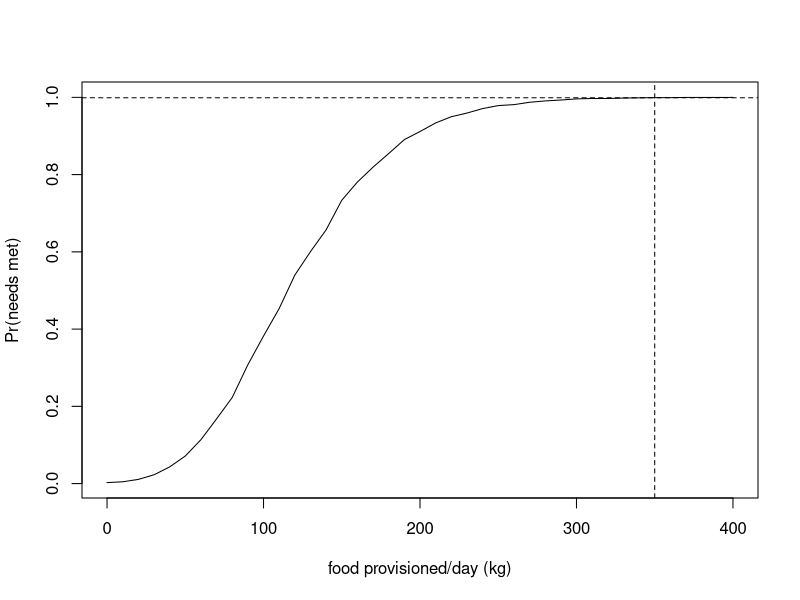

Generate this figure with R: (Note: a time limit stopped this script after it produced the figure.)
##################################
## whale shark energetics model ##
## Corey Bradshaw 13.10.2022    ##
##################################

###################################################################################################################
## accompanies paper:                                                                                            ##
## BARRY, C, C LEGASPI, TM CLARKE, G ARAUJO, CJA BRADSHAW, AC GLEISS, L MEYER, A PONZO, C HUVENEERS. In review.  ##
## A new approach to evaluate the energetic cost of whale shark tourism. Biological Conservation                 ##
###################################################################################################################

# fixed deterministic parameters
tmpR <- 25 # temperature at routine (ºC)
tmpP <- 30 # temperature at provisioning (ºC)
tmpCoef <- 2.64 # temperature coefficient
RMR2SMR <- 1.459854 # RMR/SMR ratio

# deterministic parameters with uncertainties
actRmn <- 0.01294 # routine activity
actRsd <- 0.001045037
actPmn <- 0.02453 # provisioning activity
actPsd <- 0.005184831
EdensPMmn <- 1.357 # energy density of provisioned meal (kj/g wet weight) (Motta, et al. 2010)
EdensPMsd <- 0.084 # (Motta, et al. 2010)
SMRexpmn <- 0.8406 # SMR scaling exponent
SMRexpsd <- 0.0271

# length-mass relationship
WSLmn <- 5.5 # whale shark length (m)
WSLsd <- 1.3
WSLMexp <- 2.862 # mass-length exponent (Hsu et al. 2012)
WSmassCalc <- 1000*12.1*WSLmn^WSLMexp # calculated mass (g) (test with mean)

# deterministic (mean) calculations
SMR15int <- 1.1366 # SMR15 intercept
SMR15 <- exp(SMRexpmn*log(WSmassCalc)-SMR15int) # SMR at 15 ºC
SMRnp <- tmpCoef^(1/(10/(tmpR-15)))*SMR15 # SMR (non-provisioned) (mg O2 h-1)
MRnp <- SMRnp*RMR2SMR # MR- (non-provisioned) (mg O2 h-1)
O2np <- SMRnp*(RMR2SMR-1) # O2 for activity (non-provisioned) (mg O2 h-1)
O2p <- O2np/actRmn*actPmn # O2 for activity (provisioned) (mg O2 h-1)
SMRp <- tmpCoef^(1/(10/(tmpP-15)))*SMR15 # SMR (provisioned) (mg O2 h-1)
MRp <- O2p+SMRp # MR (provisioned) (mg O2 h-1)
dO2cons <- MRp - MRnp # Δ oxygen consumption/hour (mg O2 h-1)
Eeqh <- dO2cons/1000*13.6 # energy equivalent (kJ) per hour
Ewastage <- 0.73
Beqh <- (Eeqh/EdensPMmn)/Ewastage # biomass equivalent (g of fish) per hour

# number of whale sharks in area
# 12.7 ± 4.3 SD individual whale sharks seen in survey area daily,
# with max presence 26 individuals (Aug 10 2013) (Araujo, et al. 2014)
Nws.daily.mn <- 12.7
Nws.daily.sd <- 4.3

# duration of tourism operation (hours)
tour.dur.min <- 4
tour.dur.max <- 6

# sea-surface temperatures
setwd("~/.../data/")
SSTdat <- read.csv("SST.csv", header=T)

# food provision vector (0-400 kg), in 10 kg increments
prov.vec <- seq(0,400,10)


########################
## stochastic run 1:  ##
## number of sharks   ##
## from distribution  ##
########################

iter <- 10000 # number of iterations per provision increment

# cycle through provisioning vector
prob.needs.met <- rep(NA,length(prov.vec)) # storage vector
for (p in 1:length(prov.vec)) {

  needs.met <- rep(NA,iter) # storage vector
  for (i in 1:iter) {
    # GENERATE NUMBER OF SHARKS ON DAY
    nWSday.it <- round(rnorm(1, mean=Nws.daily.mn, sd=Nws.daily.sd),0)
    nWSday.it <- ifelse(nWSday.it < 0, 0, nWSday.it)
    
    # GENERATE LENGTH DISTRIBUTION OF THOSE SHARKS
    lenDISTday.it <- rnorm(nWSday.it, mean=WSLmn, sd=WSLsd)
    
    # TRANSLATE LENGTHS TO MASSES (g)
    massDISTday.it <- 1000*12.1*lenDISTday.it^WSLMexp
    
    # SAMPLE A TEMPERATURE FOR THIS DAY
    tmpDAY <- sample(SSTdat$monthSSTmn,1,replace=T)
    
    # APPLY AN ACTIVITY TO EACH SHARK
    actRindDAY <- rnorm(nWSday.it, mean=actRmn, sd=actRsd) # routine
    actPindDAY <- rnorm(nWSday.it, mean=actPmn, sd=actPsd) # provisioning
    
    # SMR15 FOR EACH SHARK
    # SMR scaling expoonent for each shark
    SMRexpIND <- rnorm(nWSday.it, mean=SMRexpmn, sd=SMRexpsd)
    
    SMR15indDAY <- rep(NA,nWSday.it)
    for (w in 1:nWSday.it) {
      SMR15indDAY[w] <- exp(SMRexpIND[w]*log(massDISTday.it[w])-SMR15int)  
    }
    
    # SMR NON-PROVISIONED
    SMRnp.vec <- tmpCoef^(1/(10/(tmpR-15)))*SMR15indDAY
    
    # MR NON-PROVISIONED
    MRnp.vec <- SMRnp.vec*RMR2SMR
    
    # O2 NON-PROVISIONED
    O2np.vec <- SMRnp.vec*(RMR2SMR-1) # O2 for activity (non-provisioned) (mg O2 h-1)
    
    # O2 FOR ACTIVITY (PROVISIONED)
    O2p.vec <- O2np.vec/actRindDAY*actPindDAY
    
    # SMR (PROVISIONED)
    SMRp.vec <- tmpCoef^(1/(10/(tmpDAY-15)))*SMR15indDAY
    
    # MR (PROVISIONED)
    MRp.vec <- O2p.vec + SMRp.vec 
    
    # Δ 02 CONSUMPTION/HOUR
    dO2cons.vec <- MRp.vec - MRnp.vec
    
    # # energy equivalent (kJ) per hour
    Eeqh.vec <- dO2cons.vec/1000*13.6 
    
    # ENERGY DENSITY OF FOOD PROVIDED THAT DAY
    EdensPMday <- rnorm(1,mean=EdensPMmn,sd=EdensPMsd)
    
    # BIOMASS EQUIVALENT (g SHRIMP) PER HOUR REQUIRED TO BREAK EVEN
    Beqh.vec <- (Eeqh.vec/EdensPMday)/Ewastage 
    
    # MULTIPLY BIOMASS EQUIVALENT BY NUMBER OF HOURS OF OPERATION
    opDAY <- runif(1, min=tour.dur.min, max=tour.dur.max)
    Beq.vec <- Beqh.vec*opDAY
    
    # TOTAL AMOUNT OF SHRIMP NEEDED TO BREAK EVEN ACROSS ALL SHARKS THIS DAY (kg)
    BeqTOT <- sum(Beq.vec, na.rm=T)/1000
    
    # DID AMOUNT OF SHRIMP ACTUALLY SUPPLIED PER DAY MEET THE MINIMUM REQUIREMENT?
    needs.met[i] <- ifelse(BeqTOT <= prov.vec[p], 1, 0)
    
  } # end i
  
  prob.needs.met[p] <- sum(needs.met)/length(na.omit(needs.met))
  print(paste("food provided/day = ", prov.vec[p], " (kg)", sep=""))
  
} # end p

plot(prov.vec, prob.needs.met,type="l", xlab="food provisioned/day (kg)", ylab="Pr(needs met)")
abline(h=0.999, lty=2)
abline(v=prov.vec[min(which(prob.needs.met >= 0.999))], lty=2)
prov.vec[min(which(prob.needs.met >= 0.999))] # mass (kg) of food where Pr >= 0.999 that whale sharks' energetic needs are met

needsMet.dat <- data.frame(prov.vec, prob.needs.met)
write.table(needsMet.dat,file="prNeedsMet.csv",sep=",",row.names=T,col.names=T) # save x,y file



########################
## stochastic run 2:  ##
## incrementing       ##
## number of sharks   ##
########################

iter <- 10000 # number of iterations per provision increment

# cycle through number of sharks
nshark.vec <- seq(1,30,1)
pr.mat <- matrix(data=NA, nrow=length(nshark.vec), ncol=length(prov.vec)) # storage matrix

for (s in 1:length(nshark.vec)) {
  
  # cycle through provisioning vector
  for (p in 1:length(prov.vec)) {
    
    needs.met <- rep(NA,iter) # storage vector
    for (i in 1:iter) {

      # GENERATE LENGTH DISTRIBUTION OF NUMBER OF SHARKS
      lenDISTday.it <- rnorm(nshark.vec[s], mean=WSLmn, sd=WSLsd)
      
      # TRANSLATE LENGTHS TO MASSES (g)
      massDISTday.it <- 1000*12.1*lenDISTday.it^WSLMexp
      
      # SAMPLE A TEMPERATURE FOR THIS DAY
      tmpDAY <- sample(SSTdat$monthSSTmn,1,replace=T)
      
      # APPLY AN ACTIVITY TO EACH SHARK
      actRindDAY <- rnorm(nshark.vec[s], mean=actRmn, sd=actRsd) # routine
      actPindDAY <- rnorm(nshark.vec[s], mean=actPmn, sd=actPsd) # provisioning
      
      # SMR15 FOR EACH SHARK
      # SMR scaling expoonent for each shark
      SMRexpIND <- rnorm(nshark.vec[s], mean=SMRexpmn, sd=SMRexpsd)
      
      SMR15indDAY <- rep(NA,nshark.vec[s])
      for (w in 1:nshark.vec[s]) {
        SMR15indDAY[w] <- exp(SMRexpIND[w]*log(massDISTday.it[w])-SMR15int)  
      }
      
      # SMR NON-PROVISIONED
      SMRnp.vec <- tmpCoef^(1/(10/(tmpR-15)))*SMR15indDAY
      
      # MR NON-PROVISIONED
      MRnp.vec <- SMRnp.vec*RMR2SMR
      
      # O2 NON-PROVISIONED
      O2np.vec <- SMRnp.vec*(RMR2SMR-1) # O2 for activity (non-provisioned) (mg O2 h-1)
      
      # O2 FOR ACTIVITY (PROVISIONED)
      O2p.vec <- O2np.vec/actRindDAY*actPindDAY
      
      # SMR (PROVISIONED)
      SMRp.vec <- tmpCoef^(1/(10/(tmpDAY-15)))*SMR15indDAY
      
      # MR (PROVISIONED)
      MRp.vec <- O2p.vec + SMRp.vec 
      
      # Δ 02 CONSUMPTION/HOUR
      dO2cons.vec <- MRp.vec - MRnp.vec
      
      # # energy equivalent (kJ) per hour
      Eeqh.vec <- dO2cons.vec/1000*13.6 
      
      # ENERGY DENSITY OF FOOD PROVIDED THAT DAY
      EdensPMday <- rnorm(1,mean=EdensPMmn,sd=EdensPMsd)
      
      # BIOMASS EQUIVALENT (g SHRIMP) PER HOUR REQUIRED TO BREAK EVEN
      Beqh.vec <- (Eeqh.vec/EdensPMday)/Ewastage 
      
      # MULTIPLY BIOMASS EQUIVALENT BY NUMBER OF HOURS OF OPERATION
      opDAY <- runif(1, min=tour.dur.min, max=tour.dur.max)
      Beq.vec <- Beqh.vec*opDAY
      
      # TOTAL AMOUNT OF SHRIMP NEEDED TO BREAK EVEN ACROSS ALL SHARKS THIS DAY (kg)
      BeqTOT <- sum(Beq.vec, na.rm=T)/1000
      
      # DID AMOUNT OF SHRIMP ACTUALLY SUPPLIED PER DAY MEET THE MINIMUM REQUIREMENT?
      needs.met[i] <- ifelse(BeqTOT <= prov.vec[p], 1, 0)
      
    } # end i
    
    pr.mat[s,p] <- sum(needs.met)/length(na.omit(needs.met))
    #print(paste("food provided/day = ", prov.vec[p], " (kg)", sep=""))
    
  } # end p
  
  print("##################################")
  print(paste("number of sharks = ", nshark.vec[s], sep=""))
  print("##################################")
  
} # end s

heatmap(pr.mat, Rowv=NA, Colv=NA, labRow=nshark.vec, labCol=prov.vec, xlab="food provided/day (kg)", ylab="# sharks present")

pr.out <- as.data.frame(pr.mat)
colnames(pr.out) <- prov.vec
rownames(pr.out) <- nshark.vec
write.table(pr.out,file="prout.csv",sep=",",row.names=T,col.names=T) # save matrix of probabilities (rows = no. sharks; columns = food-provision increment)
